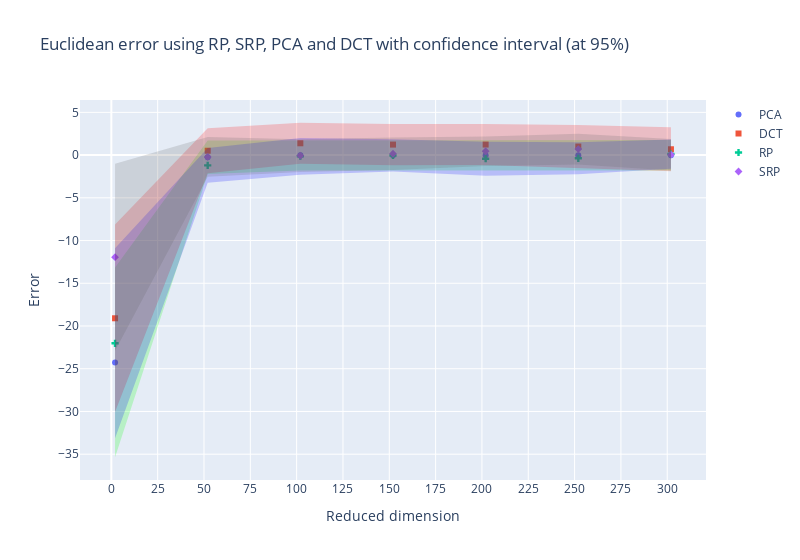

Write notebook code for a chart like this one.
### Code cell
fig = go.Figure()
# ks = np.arange(1,325, 10)

fig.add_trace(go.Scatter(x=ks, y=p_diff, name="PCA", marker_symbol="circle", mode="markers"))
fig.add_trace(go.Scatter(x=ks, y=d_diff, name="DCT", marker_symbol="square", mode="markers"))
fig.add_trace(go.Scatter(x=ks, y=r_diff, name="RP", marker_symbol="cross", mode="markers"))
fig.add_trace(go.Scatter(x=ks, y=sr_diff, name="SRP", marker_symbol="diamond", mode="markers"))

fig.add_trace(go.Scatter(x=list(ks)+list(ks[::-1]), y=list(p_min)+list(p_max[::-1]), fill="toself", fillcolor='rgba(0,255,0,0.2)', line=dict(color='rgba(255,255,255,0)'), hoverinfo="skip", showlegend=False))
fig.add_trace(go.Scatter(x=list(ks)+list(ks[::-1]), y=list(d_min)+list(d_max[::-1]), fill="toself", fillcolor='rgba(255,0,0,0.2)', line=dict(color='rgba(255,255,255,0)'), hoverinfo="skip", showlegend=False))

fig.add_trace(go.Scatter(x=list(ks)+list(ks[::-1]), y=list(r_min)+list(r_max[::-1]), fill="toself", fillcolor='rgba(0,0,255,0.2)', line=dict(color='rgba(255,255,255,0)'), hoverinfo="skip", showlegend=False))

fig.add_trace(go.Scatter(x=list(ks)+list(ks[::-1]), y=list(sr_min)+list(sr_max[::-1]), fill="toself", fillcolor='rgba(100,100,100,0.2)', line=dict(color='rgba(255,255,255,0)'), hoverinfo="skip", showlegend=False))

fig.update_layout(
    title_text="Euclidean error using RP, SRP, PCA and DCT with confidence interval (at 95%)" ,
    width=800,
)

fig.update_xaxes(title_text='Reduced dimension', dtick=25)
fig.update_yaxes(title_text='Error')

fig.show()

### Figure 1 — Plotly figure (JSON) as saved in the notebook; plotly's stock layout.template omitted (floating-point values rounded to 4 significant figures)
{"data": [{"marker": {"symbol": "circle"}, "mode": "markers", "name": "PCA", "type": "scatter", "x": [2, 52, 102, 152, 202, 252, 302], "y": [-24.26, -0.2484, -0.02455, -0.01617, -0.01205, -0.009605, -0.00798]}, {"marker": {"symbol": "square"}, "mode": "markers", "name": "DCT", "type": "scatter", "x": [2, 52, 102, 152, 202, 252, 302], "y": [-19.1, 0.511, 1.381, 1.23, 1.236, 1.0, 0.683]}, {"marker": {"symbol": "cross"}, "mode": "markers", "name": "RP", "type": "scatter", "x": [2, 52, 102, 152, 202, 252, 302], "y": [-22.02, -1.2, -0.1368, -0.04234, -0.4283, -0.3737, 0.1237]}, {"marker": {"symbol": "diamond"}, "mode": "markers", "name": "SRP", "type": "scatter", "x": [2, 52, 102, 152, 202, 252, 302], "y": [-11.94, -0.2118, -0.06485, 0.1607, 0.4561, 0.7086, 0.04461]}, {"fill": "toself", "fillcolor": "rgba(0,255,0,0.2)", "hoverinfo": "skip", "line": {"color": "rgba(255,255,255,0)"}, "showlegend": false, "type": "scatter", "x": [2, 52, 102, 152, 202, 252, 302, 302, 252, 202, 152, 102, 52, 2], "y": [-35.36, -2.218, -1.805, -1.797, -1.794, -1.792, -1.79, 1.774, 1.772, 1.77, 1.765, 1.756, 1.721, -13.16]}, {"fill": "toself", "fillcolor": "rgba(255,0,0,0.2)", "hoverinfo": "skip", "line": {"color": "rgba(255,255,255,0)"}, "showlegend": false, "type": "scatter", "x": [2, 52, 102, 152, 202, 252, 302, 302, 252, 202, 152, 102, 52, 2], "y": [-30.06, -2.125, -1.023, -1.187, -1.168, -1.513, -1.882, 3.248, 3.514, 3.639, 3.647, 3.785, 3.147, -8.134]}, {"fill": "toself", "fillcolor": "rgba(0,0,255,0.2)", "hoverinfo": "skip", "line": {"color": "rgba(255,255,255,0)"}, "showlegend": false, "type": "scatter", "x": [2, 52, 102, 152, 202, 252, 302, 302, 252, 202, 152, 102, 52, 2], "y": [-33.13, -3.226, -2.287, -1.931, -2.425, -2.252, -1.587, 1.835, 1.505, 1.568, 1.846, 2.013, 0.8257, -10.91]}, {"fill": "toself", "fillcolor": "rgba(100,100,100,0.2)", "hoverinfo": "skip", "line": {"color": "rgba(255,255,255,0)"}, "showlegend": false, "type": "scatter", "x": [2, 52, 102, 152, 202, 252, 302, 302, 252, 202, 152, 102, 52, 2], "y": [-22.89, -2.539, -1.984, -1.746, -1.272, -1.094, -1.79, 1.88, 2.511, 2.184, 2.068, 1.854, 2.116, -0.9986]}], "layout": {"title": {"text": "Euclidean error using RP, SRP, PCA and DCT with confidence interval (at 95%)"}, "width": 800, "xaxis": {"dtick": 25, "title": {"text": "Reduced dimension"}}, "yaxis": {"title": {"text": "Error"}}}}
